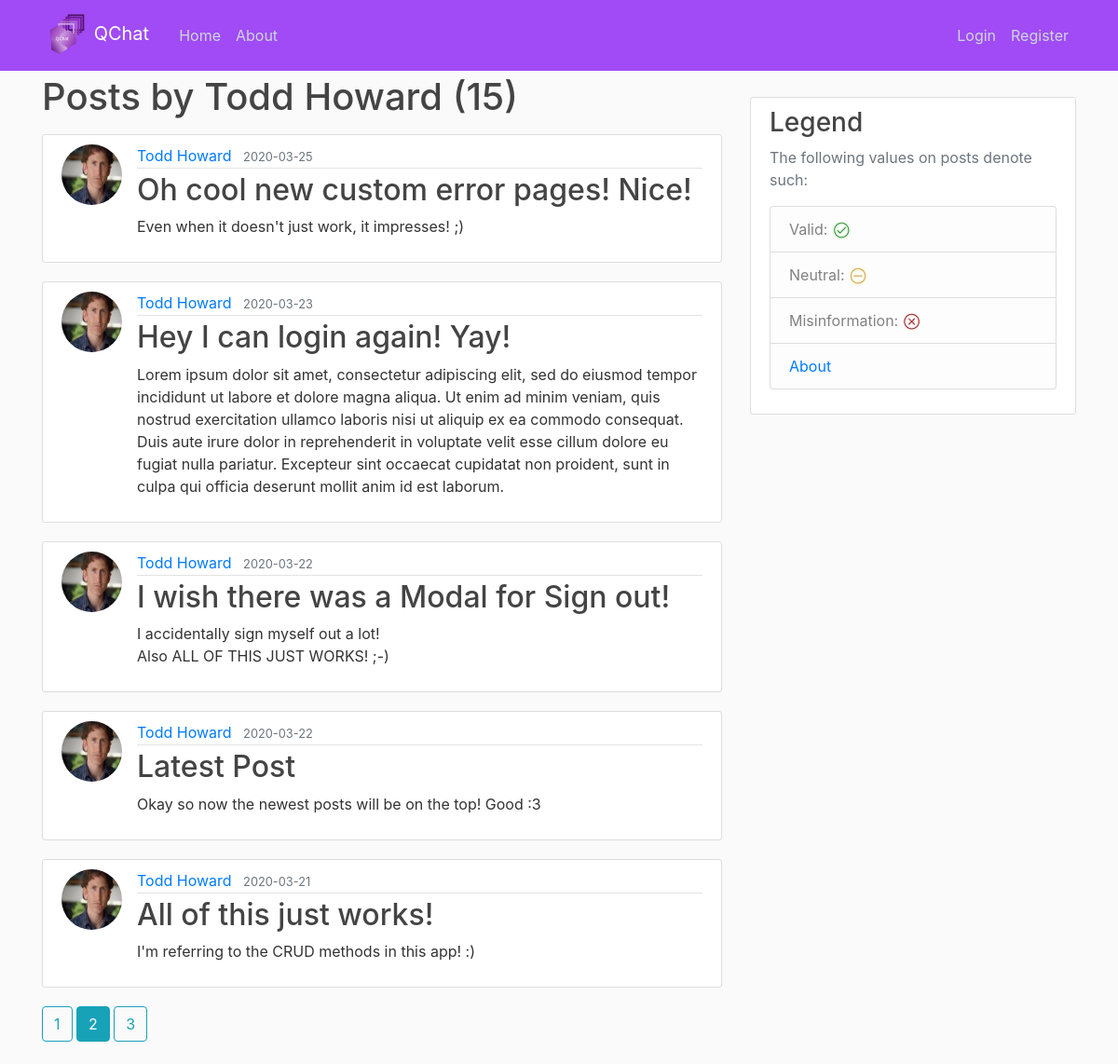
The app's page /user/Todd Howard?page=2 with its own data.
### app/models.py (models this page shows, shortened)
class User(db.Model, UserMixin):
    id = db.Column(db.Integer, primary_key=True)                                    # Primary Key
    username = db.Column(db.String(20), unique=True, nullable=False)                # Each User will have a username, with a max(20) characters, it must be unique, and Null is not allowed!
    email = db.Column(db.String(120), unique=True, nullable=False)                  # Each User will have an email, with a max(120) characters, it must be unique, and Null is not allowed!
    image_file = db.Column(db.String(2083), nullable=False, default='default.jpg')    # Each User will have a defualt profile Image, so uniqueness does not apply, since Null is not allowed!
    password = db.Column(db.String(60), nullable=False)                             # Each User will have passwords, with a max(60) characters, uniqueness does not apply, and Null is not allowed!
    posts = db.relationship('Post', backref='author', lazy=True)                    # This is linked to Posts, Lazy Evaluation is set to: True

class Post(db.Model):
    id = db.Column(db.Integer, primary_key=True)                                    # Primary Key
    title = db.Column(db.String(100), nullable=False)                               # Each Post will have a title, with a max(100) characters, uniqueness does not apply, and Null is not allowed!
    date_posted = db.Column(db.DateTime, nullable=False, default=datetime.utcnow)   # Each Post will have a date_posted, with DateTime set to utcnow, current time, and Null is not allowed!
    content = db.Column(db.Text, nullable=False)                                    # Each Post will have a content with no character limit, and Null is not allowed!
    user_id = db.Column(db.Integer, db.ForeignKey('user.id'), nullable=False)       # This is using the user id as a ForeignKey, each post must have an Author, so Null is not allowed!

### app/users/routes.py (the view)
@users.route('/user/<string:username>')                                       # String
def user_posts(username):
    page = request.args.get('page', 1, type=int)                            # We request a page, the default page is 1, of type int
    user = User.query.filter_by(username=username).first_or_404()
    posts = Post.query.filter_by(author=user)\
        .order_by(Post.date_posted.desc())\
        .paginate(page=page, per_page=5)
    return render_template('user_posts.html', posts=posts, user=user)       # Redirect to user_posts.html

### app/templates/user_posts.html
{% extends "template.html" %}
{% block content %}
    <h1 class="mb-3">Posts by {{ user.username }} ({{ posts.total }}) </h1>
    {% for post in posts.items %}
        <article class="media content-section">
            <img class="rounded-circle article-img" src="{{ post.author.image_file }}">
            <div class="media-body">
                <div class="article-metadata">
                    <a class="mr-2" href="{{ url_for('users.user_posts', username=post.author.username) }}">{{ post.author.username }}</a>
                    <small class="text-muted">{{ post.date_posted.strftime('%Y-%m-%d') }}</small>
                </div>
                <h2><a class="article-title" href="{{url_for('posts.post', post_id=post.id) }}">{{ post.title }}</a></h2>
                <p class="article-content">{{ post.content }}</p>
            </div>
        </article>
    {% endfor %}
    {% for page_num in posts.iter_pages(left_edge=1, right_edge=1, left_current=1, right_current=2) %}
        {% if page_num %}
            {% if posts.page == page_num %}
                <a class="btn btn-info mb-4" href="{{ url_for('users.user_posts', username=user.username, page=page_num) }}">{{ page_num }}</a>
            {% else %}
                <a class="btn btn-outline-info mb-4" href="{{ url_for('users.user_posts', username=user.username, page=page_num) }}">{{ page_num }}</a>
            {% endif %}
        {% else %}
            ...
        {% endif %}
    {% endfor %}
{% endblock content %}

### app/static/main.css (style rules this page uses)
body { background: #fafafa; color: #333333; margin-top: 5rem; }
h1, h2, h3, h4, h5, h6 { color: #444444; }
.content-section { background: #ffffff; padding: 10px 20px; border: 1px solid #dddddd; border-radius: 3px; margin-bottom: 20px; }
.article-title { color: #444444; }
.article-content { white-space: pre-line; }
.article-img { height: 65px; width: 65px; margin-right: 16px; }
.article-metadata { padding-bottom: 1px; margin-bottom: 4px; border-bottom: 1px solid #e3e3e3 }

### records on screen
User: username "Todd Howard"
Post: author.image_file (picture), author.username "Todd Howard", date_posted "2020-03-25", title "Oh cool new custom error pages! Nice!", content "Even when it doesn't just work, it impresses! ;)"
Post: author.image_file (picture), author.username "Todd Howard", date_posted "2020-03-23", title "Hey I can login again! Yay!", content "Lorem ipsum dolor sit amet, consectetur adipiscing elit, sed do eiusmod tempor incididunt ut labore et dolore magna aliqua. Ut enim ad minim veniam, quis nostrud exercitation ullamco laboris nisi ut aliquip ex ea commodo consequat. Duis aute irure dolor in reprehenderit in voluptate velit esse cillum dolore eu fugiat nulla pariatur. Excepteur sint occaecat cupidatat non proident, sunt in culpa qui officia deserunt mollit anim id est laborum."
Post: author.image_file (picture), author.username "Todd Howard", date_posted "2020-03-22", title "I wish there was a Modal for Sign out!", content "I accidentally sign myself out a lot! Also ALL OF THIS JUST WORKS! ;-)"
Post: author.image_file (picture), author.username "Todd Howard", date_posted "2020-03-22", title "Latest Post", content "Okay so now the newest posts will be on the top! Good :3"
Post: author.image_file (picture), author.username "Todd Howard", date_posted "2020-03-21", title "All of this just works!", content "I'm referring to the CRUD methods in this app! :)"

### other values on screen
{{ posts.total }} "15"
{{ page_num }} "1" "3"
{{ page_num }} "2"
